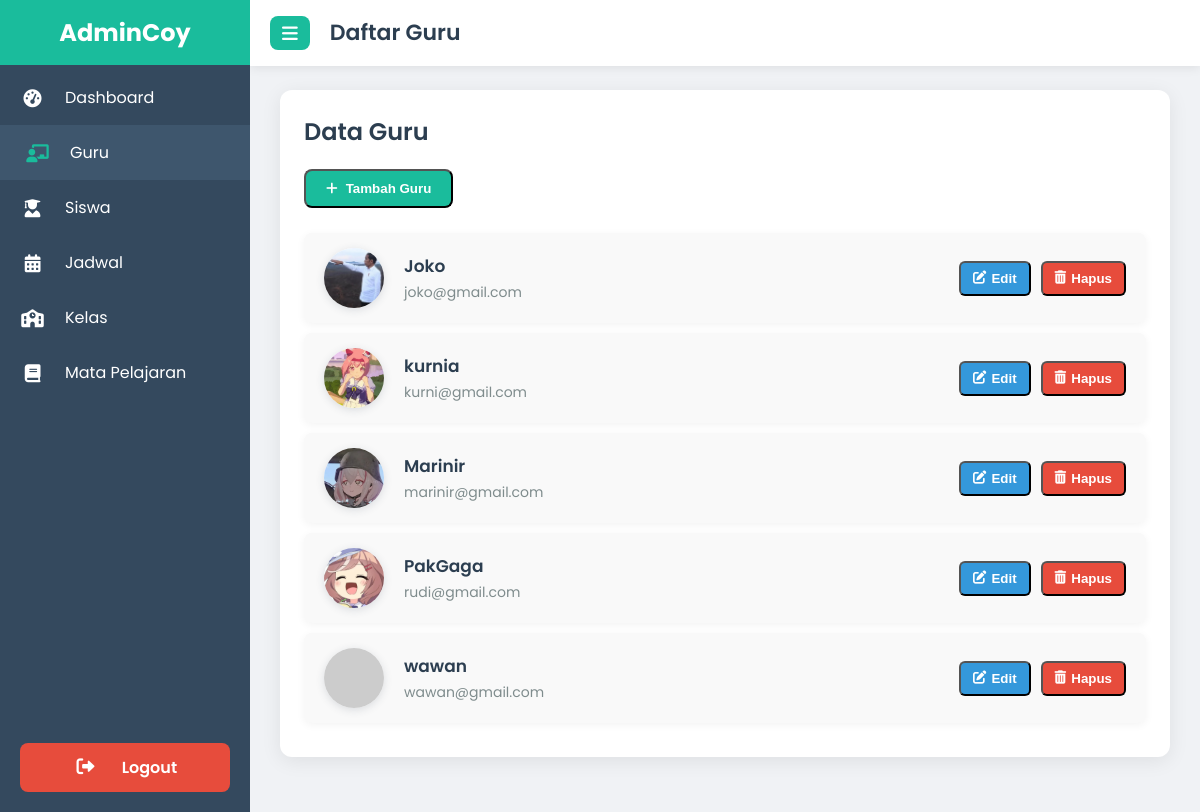
Screenshot of /admin/guru/index.php (signed in) with the database file from the repository.
### tables this page shows
CREATE TABLE `guru` (
  `id` int(11) NOT NULL,
  `nip` varchar(30) DEFAULT NULL,
  `name` varchar(100) DEFAULT NULL,
  `gender` enum('laki-laki','Perempuan') DEFAULT NULL,
  `email` varchar(100) DEFAULT NULL,
  `pass` varchar(255) DEFAULT NULL,
  `dob` date DEFAULT NULL,
  `no_hp` varchar(20) DEFAULT NULL,
  `photo` varchar(100) NOT NULL,
  `alamat` text DEFAULT NULL,
  `mapel` varchar(100) DEFAULT NULL,
  `admission_date` timestamp NOT NULL DEFAULT current_timestamp()
);

### admin/guru/index.php (the view, shortened to what this page needs)
<?php
require '../../koneksi.php';
$stmt = $pdo->query("SELECT * FROM guru ORDER BY name ASC");
$gurulist = $stmt->fetchAll();
?>
<!DOCTYPE html>
<html lang="id">
<head>
    <link href="https://cdnjs.cloudflare.com/ajax/libs/font-awesome/6.0.0-beta3/css/all.min.css" rel="stylesheet">
    <link rel="stylesheet" href="../../assets/admin.css">
</head>
<body>
    <div class="sidebar" id="sidebar">
        <div class="logo"><span>AdminCoy</span></div>
        <nav>
            <a href="../dashboard_admin.php">
                <i class="fas fa-tachometer-alt"></i>
                <span>Dashboard</span>
            </a>
            <a href="index.php" class="active">
                <i class="fas fa-chalkboard-teacher"></i>
                <span>Guru</span>
            </a>
            <a href="../siswa/index.php">
                <i class="fas fa-user-graduate"></i>
                <span>Siswa</span>
            </a>
            <a href="../jadwal/index.php">
                <i class="fas fa-calendar-alt"></i>
                <span>Jadwal</span>
            </a>
            <a href="../kelas/index.php">
                <i class="fas fa-school"></i>
                <span>Kelas</span>
            </a>
            <a href="../mapel/index.php">
                <i class="fas fa-book"></i>
                <span>Mata Pelajaran</span>
            </a>
            <div class="logout-button-container">
                <a href="../logout.php">
                    <i class="fas fa-sign-out-alt"></i>
                    <span>Logout</span>
                </a>
            </div>
        </nav>
    </div>
    <div class="header" id="header">
        <button class="toggle-btn" onclick="toggleSidebar()">
            <i class="fas fa-bars"></i>
        </button>
        <h1>Daftar Guru</h1>
    </div>
    <div class="content" id="mainContent">
        <div class="card">
            <h2>Data Guru</h2>
            <button class="add-link" id="btn-tambah-guru">
                <i class="fas fa-plus"></i> Tambah Guru
            </button>
            <ul class="guru-list" id="guru-list">
                <?php foreach ($gurulist as $guru): ?>
                <li
                    data-id="<?= htmlspecialchars($guru['nip']) ?>"
                    data-nama="<?= htmlspecialchars($guru['name']) ?>"
                    data-nip="<?= htmlspecialchars($guru['nip']) ?>"
                    data-gender="<?= htmlspecialchars($guru['gender']) ?>"
                    data-dob="<?= htmlspecialchars($guru['dob']) ?>"
                    data-nohp="<?= htmlspecialchars($guru['no_hp']) ?>"
                    data-email="<?= htmlspecialchars($guru['email']) ?>"
                    data-alamat="<?= htmlspecialchars($guru['alamat']) ?>"
                    data-photo="<?= htmlspecialchars($guru['photo']) ?>"
                >
                    <div class="guru-info">
                        <img
                            src="../../uploads/guru/<?= htmlspecialchars($guru['photo']) ?>"
                            alt="Foto <?= htmlspecialchars($guru['name']) ?>"
                            loading="lazy"
                            onerror="this.onerror=null;this.src='https://placehold.co/60x60/cccccc/333333?text=No+Foto';"
                        >
                        <div class="guru-text">
                            <span class="guru-nama"><?= htmlspecialchars($guru['name']) ?></span>
                            <span class="guru-email"><?= htmlspecialchars($guru['email']) ?></span>
                        </div>
                    </div>
                    <div class="guru-actions">
                        <button class="action-link edit btn-edit">
                            <i class="fas fa-edit"></i> Edit
                        </button>
                        <button class="action-link delete btn-hapus" data-nip="<?= urlencode($guru['nip']) ?>">
                            <i class="fas fa-trash-alt"></i> Hapus
                        </button>
                    </div>
                </li>
                <?php endforeach; ?>
            </ul>
        </div>
    </div>
</body>
</html>

### assets/admin.css (style rules this page uses)
:root { --primary-color: #1abc9c; --secondary-color: #34495e; --background-color: #f0f2f5; --card-background: #ffffff; --text-color: #2c3e50; --light-text-color: #7f8c8d; --border-color: #e0e0e0; --shadow-color: rgba(0, 0, 0, 0.08); --sidebar-width: 250px; --sidebar-collapsed-width: 70px; }
* { box-sizing: border-box; margin: 0; padding: 0; }
body { font-family: 'Poppins', sans-serif; background-color: var(--background-color); display: flex; min-height: 100vh; color: var(--text-color); overflow-x: hidden; }
.sidebar { width: var(--sidebar-width); background-color: var(--secondary-color); position: fixed; top: 0; left: 0; height: 100%; transition: width 0.3s ease; z-index: 1000; padding-top: 70px; overflow: hidden; }
.sidebar .logo { color: #fff; font-size: 24px; font-weight: 700; text-align: center; padding: 15px 0; position: absolute; top: 0; left: 0; width: 100%; background: var(--primary-color); }
.sidebar nav a { display: flex; align-items: center; padding: 15px 20px; color: #fff; text-decoration: none; transition: background-color 0.2s ease, padding-left 0.2s ease; }
.sidebar nav a i { width: 25px; text-align: center; margin-right: 20px; font-size: 18px; }
.sidebar nav a:hover, .sidebar nav a.active { background-color: #3e566d; padding-left: 25px; }
.sidebar nav a.active i { color: var(--primary-color); }
.header { height: 65.5px; background-color: var(--card-background); box-shadow: 0 2px 10px var(--shadow-color); display: flex; align-items: center; padding: 0 20px; position: fixed; top: 0; left: var(--sidebar-width); width: calc(100% - var(--sidebar-width)); z-index: 999; transition: left 0.3s ease, width 0.3s ease; }
.header h1 { font-size: 22px; font-weight: 600; margin: 0; }
.content { flex-grow: 1; padding: 90px 30px 30px 30px; margin-left: var(--sidebar-width); transition: margin-left 0.3s ease; max-width: 100%; }
.toggle-btn { background-color: var(--primary-color); color: white; border: none; padding: 8px 12px; border-radius: 8px; cursor: pointer; font-size: 18px; display: flex; align-items: center; margin-right: 20px; transition: background-color 0.3s; }
.card { background: var(--card-background); border-radius: 12px; padding: 24px; box-shadow: 0 4px 20px var(--shadow-color); margin-bottom: 25px; max-width: 1200px; margin-left: auto; margin-right: auto; }
.card h2 { margin-bottom: 20px; font-size: 24px; font-weight: 600; color: var(--text-color); }
.add-link { display: inline-flex; align-items: center; gap: 8px; margin-bottom: 25px; padding: 10px 20px; background-color: var(--primary-color); color: white; text-decoration: none; border-radius: 8px; font-weight: 600; transition: background-color 0.3s, transform 0.2s; outline: none !important; box-shadow: none; }
.guru-list { list-style: none; padding: 0; }
.guru-list li { display: flex; align-items: center; background: #f9f9f9; margin-bottom: 10px; padding: 15px 20px; border-radius: 8px; justify-content: space-between; box-shadow: 0 2px 8px rgba(0, 0, 0, 0.05); transition: background-color 0.2s ease; }
.guru-info { display: flex; align-items: center; flex-grow: 1; }
.guru-info img { width: 60px; height: 60px; object-fit: cover; border-radius: 50%; margin-right: 20px; box-shadow: 0 2px 8px rgba(44,62,80,0.15); background: #fff; }
.guru-text { display: flex; flex-direction: column; }
.guru-nama { font-weight: 600; font-size: 17px; color: var(--text-color); margin-bottom: 3px; }
.guru-email { font-weight: 400; color: var(--light-text-color); font-size: 14px; }
.guru-actions { display: flex; gap: 10px; flex-wrap: wrap; }
.action-link { padding: 8px 12px; border-radius: 6px; text-decoration: none; font-weight: 600; transition: background-color 0.2s, color 0.2s; display: inline-flex; align-items: center; gap: 5px; outline: none !important; box-shadow: none; }
.action-link.edit { background-color: #3498db; color: white; }
.action-link.delete { background-color: #e74c3c; color: white; }
.sidebar .logout-button-container { position: absolute; bottom: 20px; left: 0; width: 100%; padding: 0 20px; }
.sidebar .logout-button-container a { background-color: #e74c3c; color: white; font-weight: 600; text-align: center; border-radius: 8px; display: block; padding: 12px 20px; text-decoration: none; transition: background-color 0.3s; }

### rows the page displays
guru: photo (picture), name "Joko", email "joko@gmail.com"
guru: photo (picture), name "kurnia", email "kurni@gmail.com"
guru: photo (picture), name "Marinir", email "marinir@gmail.com"
guru: photo (picture), name "PakGaga", email "rudi@gmail.com"
guru: name "wawan", email "wawan@gmail.com"
